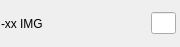
<?xml version="1.0" encoding="UTF-8"?>
<ui version="4.0">
 <class>MERimageentry</class>
 <widget class="QWidget" name="MERimageentry">
  <property name="geometry">
   <rect>
    <x>0</x>
    <y>0</y>
    <width>180</width>
    <height>47</height>
   </rect>
  </property>
  <property name="maximumSize">
   <size>
    <width>180</width>
    <height>47</height>
   </size>
  </property>
  <property name="windowTitle">
   <string>Form</string>
  </property>
  <layout class="QHBoxLayout" name="horizontalLayout">
   <property name="spacing">
    <number>1</number>
   </property>
   <property name="leftMargin">
    <number>1</number>
   </property>
   <property name="topMargin">
    <number>1</number>
   </property>
   <property name="rightMargin">
    <number>1</number>
   </property>
   <property name="bottomMargin">
    <number>1</number>
   </property>
   <item>
    <widget class="QLabel" name="depthLabel">
     <property name="minimumSize">
      <size>
       <width>18</width>
       <height>0</height>
      </size>
     </property>
     <property name="maximumSize">
      <size>
       <width>18</width>
       <height>16777215</height>
      </size>
     </property>
     <property name="text">
      <string>-xx</string>
     </property>
    </widget>
   </item>
   <item>
    <widget class="QLabel" name="imgLabel">
     <property name="minimumSize">
      <size>
       <width>130</width>
       <height>45</height>
      </size>
     </property>
     <property name="maximumSize">
      <size>
       <width>130</width>
       <height>45</height>
      </size>
     </property>
     <property name="text">
      <string>IMG</string>
     </property>
    </widget>
   </item>
   <item>
    <widget class="QLineEdit" name="stnLine">
     <property name="minimumSize">
      <size>
       <width>25</width>
       <height>0</height>
      </size>
     </property>
     <property name="maximumSize">
      <size>
       <width>25</width>
       <height>16777215</height>
      </size>
     </property>
    </widget>
   </item>
  </layout>
 </widget>
 <resources/>
 <connections/>
</ui>
